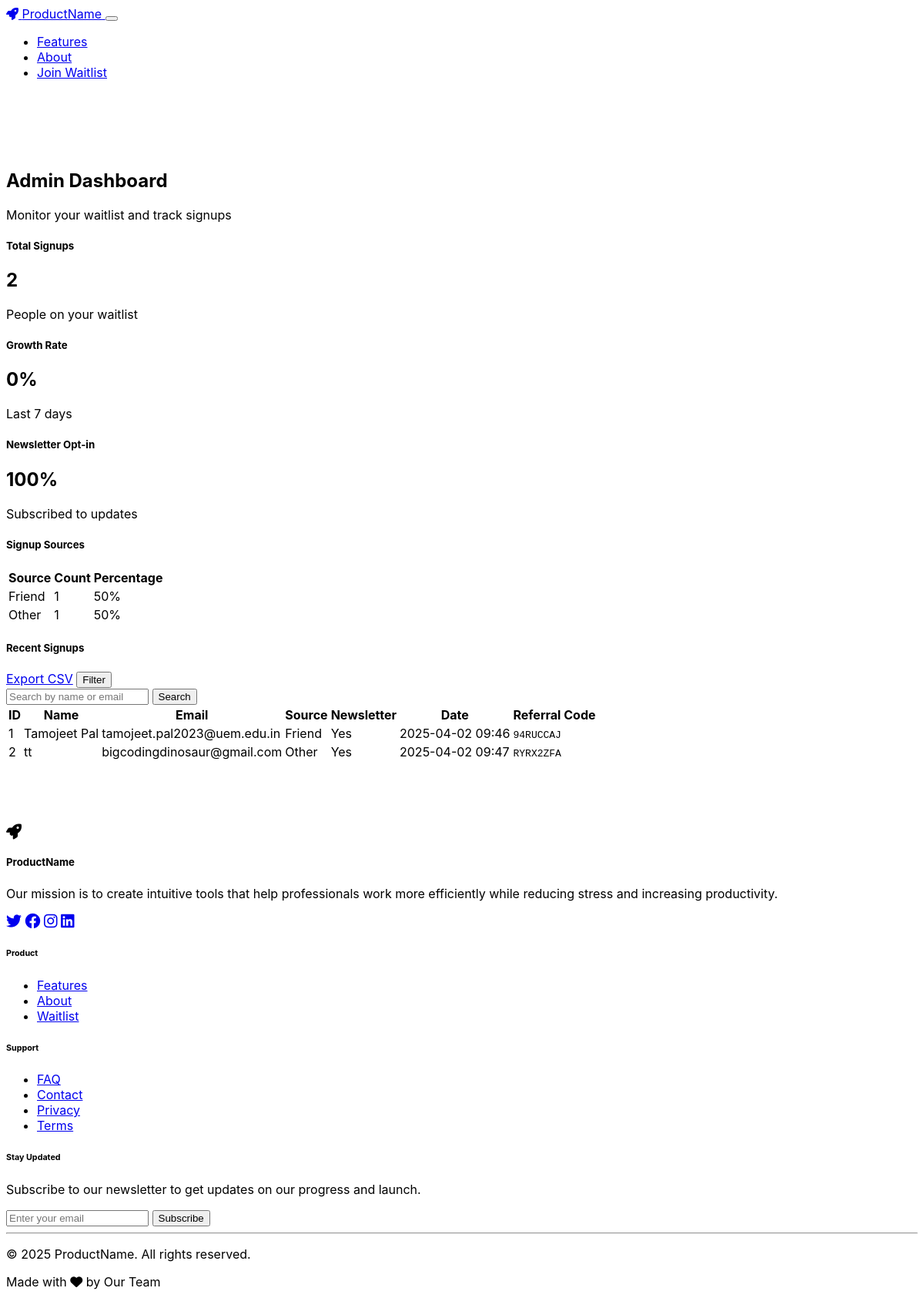
The page /admin on the database its author committed.
### models.py (models this page shows, shortened)
class Subscriber(db.Model):
    id = db.Column(db.Integer, primary_key=True)
    email = db.Column(db.String(120), unique=True, nullable=False)
    name = db.Column(db.String(100), nullable=False)
    source = db.Column(db.String(50), nullable=True)
    newsletter = db.Column(db.Boolean, default=True)
    created_at = db.Column(db.DateTime, default=datetime.utcnow)
    ip_address = db.Column(db.String(50), nullable=True)
    referral_code = db.Column(db.String(50), unique=True, nullable=True)

### routes.py (the view)
@app.route('/admin')
def admin_dashboard():
    page = request.args.get('page', 1, type=int)
    per_page = request.args.get('per_page', 10, type=int)
    search_query = request.args.get('search', '', type=str)
    query = Subscriber.query
    if search_query:
        query = query.filter(
            (Subscriber.email.ilike(f"%{search_query}%")) |
            (Subscriber.name.ilike(f"%{search_query}%"))
        )
    pagination = query.order_by(Subscriber.created_at.asc()).paginate(page=page, per_page=per_page)
    subscribers = pagination.items
    total_count = pagination.total
    stats = []
    sources = {}
    for sub in Subscriber.query.all():
        source = sub.source or 'direct'
        sources[source] = sources.get(source, 0) + 1
    for source, count in sources.items():
        percentage = round((count / total_count) * 100) if total_count > 0 else 0
        stats.append({
            'name': source,
            'count': count,
            'percentage': percentage
        })
    stats = sorted(stats, key=lambda x: x['count'], reverse=True)
    return render_template(
        'admin_dashboard.html',
        subscribers=subscribers,
        total_count=total_count,
        stats=stats,
        pagination=pagination,
        search_query=search_query
    )

### app.py (called while the page is built)
def to_datetime(value):
    if isinstance(value, datetime):
        return value
    try:
        return datetime.strptime(value, '%Y-%m-%d %H:%M:%S')
    except (ValueError, TypeError):
        return None

@app.context_processor
def utility_processor():
    return {
        'now': datetime.utcnow(),
        'timedelta': timedelta,
        'to_datetime': to_datetime
    }

### templates/admin_dashboard.html (shortened to what this page needs)
{% extends 'base.html' %}
{% block content %}
<section class="section bg-dark text-light">
    <div class="container">
        <div class="row mb-5">
            <div class="col-12">
                <h1 class="display-5 fw-bold mb-4">Admin Dashboard</h1>
                <p class="lead">Monitor your waitlist and track signups</p>
            </div>
        </div>
        <div class="row g-4 mb-5">
            <div class="col-md-4">
                <div class="card bg-dark border-primary h-100">
                    <div class="card-body text-center">
                        <h5 class="card-title text-primary">Total Signups</h5>
                        <h2 class="display-4 fw-bold">{{ total_count|default(0) }}</h2>
                        <p class="text-muted">People on your waitlist</p>
                    </div>
                </div>
            </div>
            <div class="col-md-4">
                <div class="card bg-dark border-success h-100">
                    <div class="card-body text-center">
                        <h5 class="card-title text-success">Growth Rate</h5>
                        <h2 class="display-4 fw-bold">
                            {% if total_count > 0 %}
                                {% set recent_count = subscribers|selectattr('created_at', 'gt', now|to_datetime - timedelta(days=7))|list|length %}
                                {% set growth_rate = (recent_count / total_count * 100)|round|default(0)|int %}
                                {{ growth_rate }}%
                            {% else %}
                                0%
                            {% endif %}
                        </h2>
                        <p class="text-muted">Last 7 days</p>
                    </div>
                </div>
            </div>
            <div class="col-md-4">
                <div class="card bg-dark border-warning h-100">
                    <div class="card-body text-center">
                        <h5 class="card-title text-warning">Newsletter Opt-in</h5>
                        <h2 class="display-4 fw-bold">
                            {% if total_count > 0 %}
                                {% set newsletter_count = subscribers|selectattr('newsletter', 'eq', true)|list|length %}
                                {% set opt_in_rate = (newsletter_count / total_count * 100)|round|default(0)|int %}
                                {{ opt_in_rate }}%
                            {% else %}
                                0%
                            {% endif %}
                        </h2>
                        <p class="text-muted">Subscribed to updates</p>
                    </div>
                </div>
            </div>
        </div>
        <div class="row mb-5">
            <div class="col-lg-6">
                <div class="card bg-dark border-light">
                    <div class="card-header">
                        <h5 class="mb-0">Signup Sources</h5>
                    </div>
                    <div class="card-body">
                        {% if stats %}
                            <div class="table-responsive">
                                <table class="table table-dark table-hover">
                                    <thead>
                                        <tr>
                                            <th>Source</th>
                                            <th>Count</th>
                                            <th>Percentage</th>
                                        </tr>
                                    </thead>
                                    <tbody>
                                        {% for source in stats %}
                                        <tr>
                                            <td>{{ source.name|capitalize }}</td>
                                            <td>{{ source.count|default(0) }}</td>
                                            <td>
                                                {% if source.percentage is none %}
                                                    0%
                                                {% else %}
                                                    {{ source.percentage|default(0) }}%
                                                {% endif %}
                                            </td>
                                        </tr>
                                        {% endfor %}
                                    </tbody>
                                </table>
                            </div>
                        {% else %}
                            <p class="text-center">No data available yet</p>
                        {% endif %}
                    </div>
                </div>
            </div>
        </div>
        <div class="row">
            <div class="col-12">
                <div class="card bg-dark border-light">
                    <div class="card-header d-flex justify-content-between align-items-center">
                        <h5 class="mb-0">Recent Signups</h5>
                        <div class="btn-group">
                            <a href="{{ url_for('export_csv') }}" class="btn btn-sm btn-outline-light">Export CSV</a>
                            <button type="button" class="btn btn-sm btn-outline-light">Filter</button>
                        </div>
                    </div>
                    <div class="card-body">
                        <form method="get" action="{{ url_for('admin_dashboard') }}">
                            <input type="text" name="search" placeholder="Search by name or email" value="{{ search_query }}">
                            <button type="submit">Search</button>
                        </form>
                        {% if subscribers %}
                            <div class="table-responsive">
                                <table class="table table-dark table-hover">
                                    <thead>
                                        <tr>
                                            <th>ID</th>
                                            <th>Name</th>
                                            <th>Email</th>
                                            <th>Source</th>
                                            <th>Newsletter</th>
                                            <th>Date</th>
                                            <th>Referral Code</th>
                                        </tr>
                                    </thead>
                                    <tbody>
                                        {% for subscriber in subscribers[:50] %}
                                        <tr>
                                            <td>{{ subscriber.id }}</td>
                                            <td>{{ subscriber.name }}</td>
                                            <td>{{ subscriber.email }}</td>
                                            <td>{{ subscriber.source|default('Direct', true)|capitalize }}</td>
                                            <td>
                                                {% if subscriber.newsletter %}
                                                <span class="badge bg-success">Yes</span>
                                                {% else %}
                                                <span class="badge bg-secondary">No</span>
                                                {% endif %}
                                            </td>
                                            <td>{{ subscriber.created_at.strftime('%Y-%m-%d %H:%M') if subscriber.created_at else 'N/A' }}</td>
                                            <td>
                                                <code>{{ subscriber.referral_code|default('N/A') }}</code>
                                            </td>
                                        </tr>
                                        {% endfor %}
                                    </tbody>
                                </table>
                            </div>
                        {% else %}
                            <div class="text-center py-5">
                                <i class="fas fa-users-slash fa-3x text-muted mb-3"></i>
                                <h4>No signups yet</h4>
                                <p class="text-muted">Your waitlist is empty. Share your landing page to start getting signups!</p>
                            </div>
                        {% endif %}
                    </div>
                </div>
            </div>
        </div>
    </div>
</section>
{% endblock %}

### templates/base.html (shortened to what this page needs)
<!DOCTYPE html>
<html lang="en" data-bs-theme="dark">
<head>
    <link href="https://cdn.replit.com/agent/bootstrap-agent-dark-theme.min.css" rel="stylesheet">
    <link rel="stylesheet" href="https://cdnjs.cloudflare.com/ajax/libs/font-awesome/6.2.0/css/all.min.css">
    <link rel="stylesheet" href="{{ url_for('static', filename='css/styles.css') }}">
</head>
<body>
    <nav class="navbar navbar-expand-lg navbar-dark bg-dark">
        <div class="container">
            <a class="navbar-brand d-flex align-items-center" href="/">
                <i class="fas fa-rocket text-primary me-2"></i>
                <span>ProductName</span>
            </a>
            <button class="navbar-toggler" type="button" data-bs-toggle="collapse" data-bs-target="#navbarNav" aria-controls="navbarNav" aria-expanded="false" aria-label="Toggle navigation">
            </button>
            <div class="collapse navbar-collapse" id="navbarNav">
                <ul class="navbar-nav ms-auto">
                    <li class="nav-item">
                        <a class="nav-link" href="/#features">Features</a>
                    </li>
                    <li class="nav-item">
                        <a class="nav-link" href="/#about">About</a>
                    </li>
                    <li class="nav-item">
                        <a class="nav-link btn btn-sm btn-primary px-3" href="/#waitlist">Join Waitlist</a>
                    </li>
                </ul>
            </div>
        </div>
    </nav>
    <main>
        {% block content %}{% endblock %}
    </main>
    <footer class="footer bg-dark text-light py-5">
        <div class="container">
            <div class="row g-4">
                <div class="col-lg-5">
                    <div class="d-flex align-items-center mb-3">
                        <i class="fas fa-rocket text-primary me-2 fa-lg"></i>
                        <h5 class="mb-0">ProductName</h5>
                    </div>
                    <p class="text-muted">Our mission is to create intuitive tools that help professionals work more efficiently while reducing stress and increasing productivity.</p>
                    <div class="d-flex mt-4 gap-3">
                        <a href="#" class="text-light"><i class="fab fa-twitter fa-lg"></i></a>
                        <a href="#" class="text-light"><i class="fab fa-facebook fa-lg"></i></a>
                        <a href="#" class="text-light"><i class="fab fa-instagram fa-lg"></i></a>
                        <a href="#" class="text-light"><i class="fab fa-linkedin fa-lg"></i></a>
                    </div>
                </div>
                <div class="col-6 col-lg-2">
                    <h6 class="mb-3">Product</h6>
                    <ul class="list-unstyled">
                        <li class="mb-2"><a href="/#features" class="text-muted text-decoration-none">Features</a></li>
                        <li class="mb-2"><a href="/#about" class="text-muted text-decoration-none">About</a></li>
                        <li class="mb-2"><a href="/#waitlist" class="text-muted text-decoration-none">Waitlist</a></li>
                    </ul>
                </div>
                <div class="col-6 col-lg-2">
                    <h6 class="mb-3">Support</h6>
                    <ul class="list-unstyled">
                        <li class="mb-2"><a href="#" class="text-muted text-decoration-none">FAQ</a></li>
                        <li class="mb-2"><a href="#" class="text-muted text-decoration-none">Contact</a></li>
                        <li class="mb-2"><a href="#" class="text-muted text-decoration-none">Privacy</a></li>
                        <li class="mb-2"><a href="#" class="text-muted text-decoration-none">Terms</a></li>
                    </ul>
                </div>
                <div class="col-lg-3">
                    <h6 class="mb-3">Stay Updated</h6>
                    <p class="text-muted small">Subscribe to our newsletter to get updates on our progress and launch.</p>
                    <div class="input-group">
                        <input type="email" class="form-control" placeholder="Enter your email" aria-label="Email" aria-describedby="button-addon2">
                        <button class="btn btn-primary" type="button" id="button-addon2">Subscribe</button>
                    </div>
                </div>
            </div>
            <hr class="my-4">
            <div class="row">
                <div class="col-md-6 text-center text-md-start">
                    <p class="text-muted small mb-0">&copy; {{ now.year }} ProductName. All rights reserved.</p>
                </div>
                <div class="col-md-6 text-center text-md-end">
                    <p class="text-muted small mb-0">Made with <i class="fas fa-heart text-danger"></i> by Our Team</p>
                </div>
            </div>
        </div>
    </footer>
</body>
</html>

### static/css/styles.css (style rules this page uses)
body { font-family: -apple-system, BlinkMacSystemFont, "Segoe UI", Roboto, "Helvetica Neue", Arial, sans-serif; min-height: 100vh; display: flex; flex-direction: column; }
main { flex: 1 0 auto; }
.section { padding: 5rem 0; }

### rows shown on the page
Subscriber: name "Friend", count "1", percentage "50", id "1", name "Tamojeet Pal", email "tamojeet.pal2023@uem.edu.in", source "Friend", newsletter "Yes", created_at "2025-04-02 09:46", referral_code "94RUCCAJ"
Subscriber: name "Other", count "1", percentage "50", id "2", name "tt", email "bigcodingdinosaur@gmail.com", source "Other", newsletter "Yes", created_at "2025-04-02 09:47", referral_code "RYRX2ZFA"

### other values the page prints
{{ total_count|default(0) }} "2"
{{ growth_rate }} "0"
{{ opt_in_rate }} "100"
